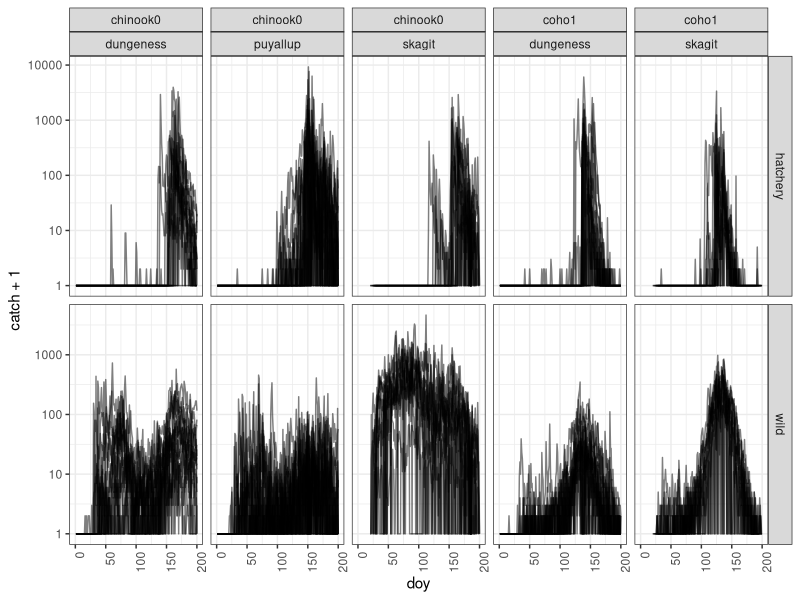
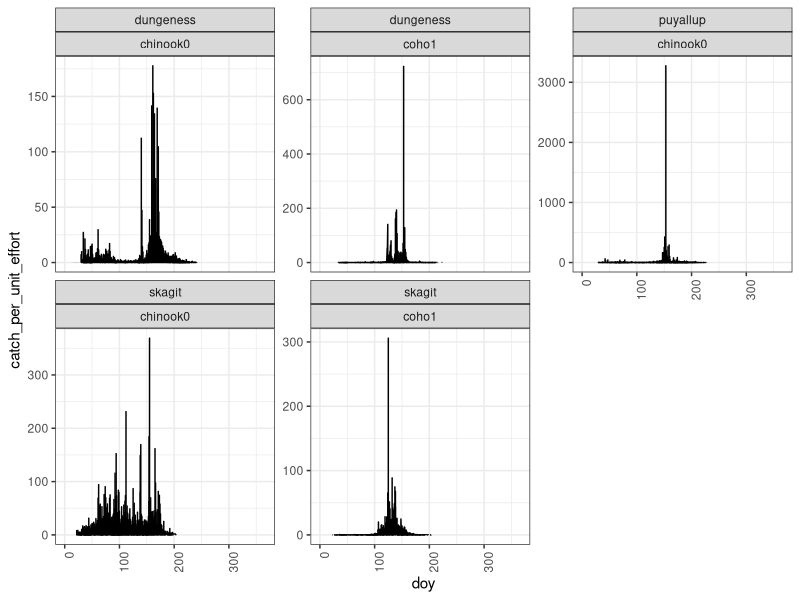
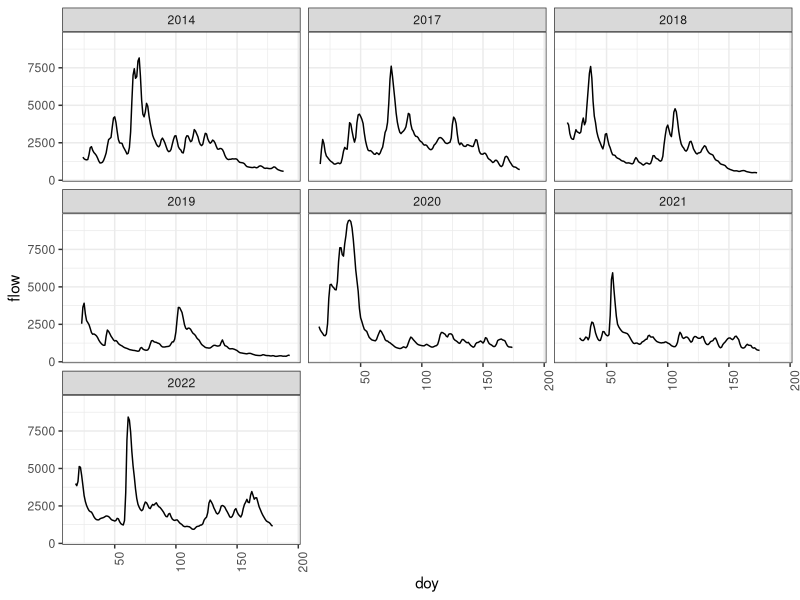
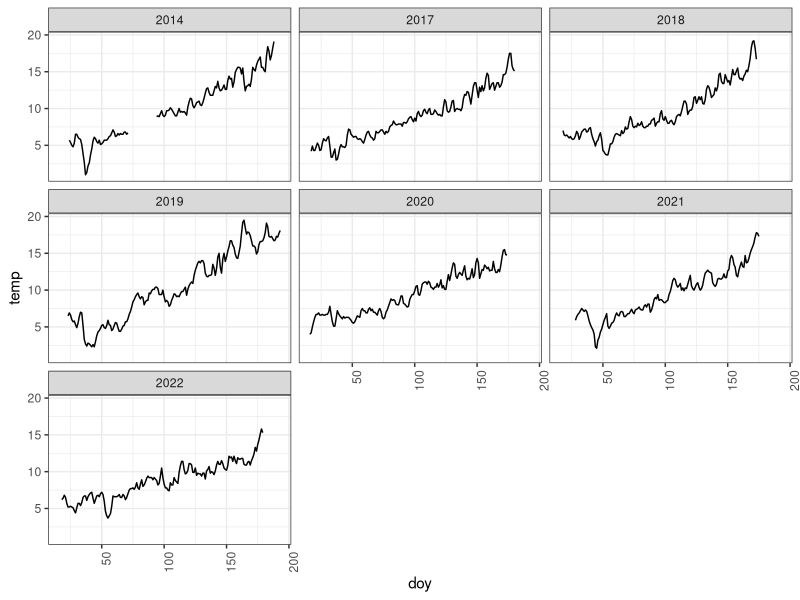
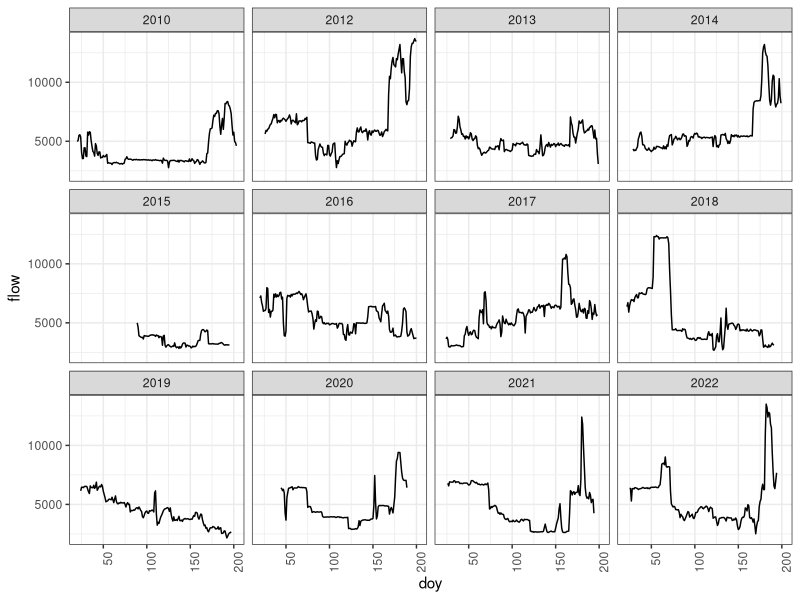
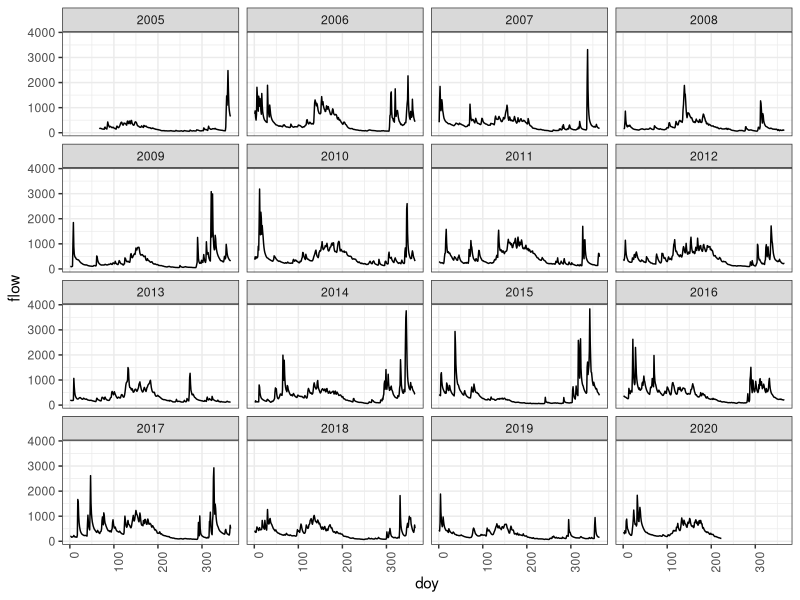
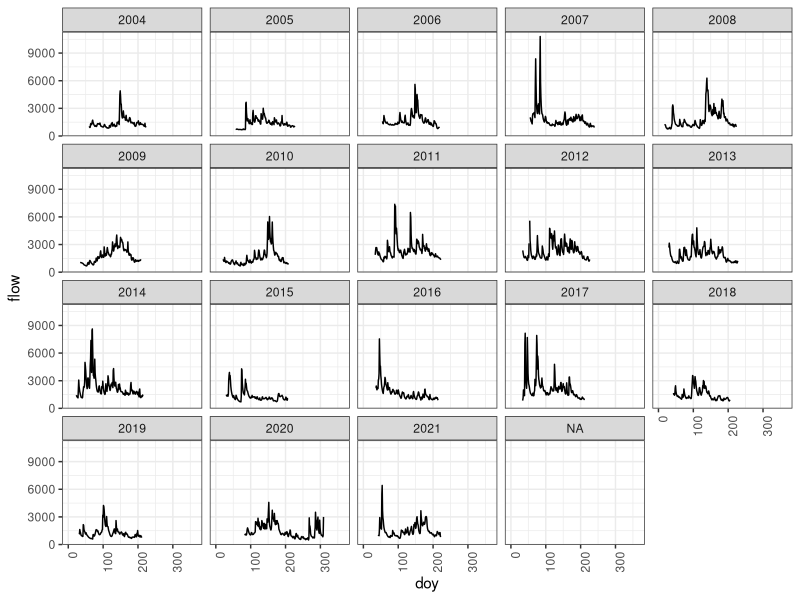
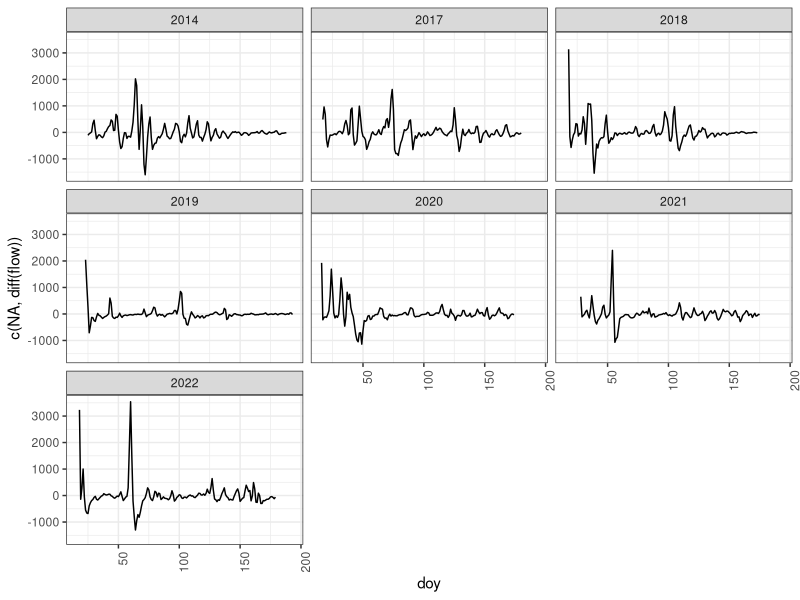

Recreate these plots in R, in order. (Note: this script raises an error after producing the figures.)
#Goal - to produce fingures for paper
#first aggregate all the data for all rivers
#1 - plot daily catch data for each year and each river and each species for 
#hatchery and wild
#2 - plot daily environmental data for each year and each river

#load packages

library(ggplot2)
library(tidyverse)
library(here)
library(cowplot)


#readin file
dungeness <- read.csv(here("data",
                   "dungeness","dungeness_aggregated_w_trap_efficiency.csv"),
              header=TRUE)

dungeness$river <- "dungeness"

green_day <- read.csv(here("data",
                   "green","green_covariates_day.csv"),
              header=TRUE)
green_night <- read.csv(here("data",
                   "green","green_covariates_night.csv"),
              header=TRUE)

#aggregate day and night values

green_day$daytime_category <- 'day'

green_night$daytime_category <- 'night'

puyallup <- read.csv(here("data",
                          "puyallup",
                          "puyallup_2004-2021_all_days_w_covariates.csv"),
                     header=TRUE)
puyallup$river <- "puyallup"

skagit <- read.csv(here("data",
                        "skagit",
                        "skagit_2010-2022_w_covariates.csv"), header=TRUE)

skagit$river <- "skagit"

#sum all the values for each Date

green_agg <- rbind(green_day, green_night) %>% 
  mutate(river = "green") %>%
  select(chinook0_hatchery_num, chinook0_wild_num,
         chinook1_hatchery_num, chinook1_wild_num,
         coho1_hatchery_num, coho1_wild_num,
         steelheadsmolt_hatchery_num, steelheadsmolt_wild_num,
         doy,year, river, daytime_category, In) %>%
  pivot_longer(cols = c(chinook0_hatchery_num, chinook0_wild_num,
                        chinook1_hatchery_num, chinook1_wild_num,
                        coho1_hatchery_num, coho1_wild_num,
                        steelheadsmolt_hatchery_num, steelheadsmolt_wild_num),
               names_to = c("species", "origin"),
               names_pattern = "(.*)_(.*)_num",
               values_to = "catch") %>%
  group_by(year, doy, river, species, origin) %>%
  summarise(catch = sum(catch, na.rm = TRUE), hours = sum(In, na.rm = TRUE)) %>%
  mutate(catch_per_unit_effort = catch/hours)
  
#do the same for the other rivers

skagit_agg <- skagit %>%
  mutate(river = "skagit") %>%
  select(chinook0_hatchery_num, chinook0_wild_num,
         chinook1_hatchery_num, chinook1_wild_num,
         coho1_hatchery_num, coho1_wild_num,
         steelheadsmolt_hatchery_num, steelheadsmolt_wild_num,
         doy,year, river, In) %>%
  pivot_longer(cols = c(chinook0_hatchery_num, chinook0_wild_num,
                        chinook1_hatchery_num, chinook1_wild_num,
                        coho1_hatchery_num, coho1_wild_num,
                        steelheadsmolt_hatchery_num, steelheadsmolt_wild_num),
               names_to = c("species", "origin"),
               names_pattern = "(.*)_(.*)_num",
               values_to = "catch") %>%
  group_by(year, doy, river, species, origin) %>%
  summarise(catch = sum(catch, na.rm = TRUE), hours = sum(In, na.rm = TRUE)) %>%
  mutate(catch_per_unit_effort = catch/hours)

#using tidyverse
#first select Date, chinook0_wild_num, chinook0_hatchery_num, river
#make column for day of year and year
#make new column for In which is the sum of In_day and In_night while ignoring NAs
#make new column for chinook0_wild_num 
#which is the sum of chinook0_wild_num_day and chinook0_wild_num_night 
#while ignoring NAs
#make new column for chinook0_hatchery_num
#pivot longer to make a column for species and origin
#check if hours = 0, then convert catch_per_unit_effort to NA

puyallup_agg <- puyallup %>%
  mutate(river = "puyallup") %>%
  select(chinook0_hatchery_num_day, chinook0_wild_num_day,
         chinook0_hatchery_num_night, chinook0_wild_num_night,
         Date, In_day, In_night,
         doy, river) %>%
  mutate(year = year(Date), doy = yday(Date)) %>%
  group_by(year, doy, river) %>%
  summarise(hours = sum(In_day, In_night, na.rm = TRUE),
            chinook0_wild_num = sum(chinook0_wild_num_day, 
                                    chinook0_wild_num_night, na.rm = TRUE),
            chinook0_hatchery_num = sum(chinook0_hatchery_num_day, 
                                        chinook0_hatchery_num_night, na.rm = TRUE)
            ) %>%
  pivot_longer(cols = c(chinook0_hatchery_num, chinook0_wild_num),
               names_to = c("species", "origin"),
               names_pattern = "(.*)_(.*)_num",
               values_to = "catch") %>%
  mutate(catch_per_unit_effort = catch/hours) %>%
  mutate(catch_per_unit_effort = ifelse(hours == 0, NA, catch_per_unit_effort))


dungeness_agg <- dungeness %>%
  mutate(river = "dungeness") %>%
  select(chinook0_hatchery_num, chinook0_wild_num,
         chinook1_hatchery_num, chinook1_wild_num,
         coho1_hatchery_num, coho1_wild_num,
         steelheadsmolt_hatchery_num, steelheadsmolt_wild_num,
         doy,year, river, In) %>%
  pivot_longer(cols = c(chinook0_hatchery_num, chinook0_wild_num,
                        chinook1_hatchery_num, chinook1_wild_num,
                        coho1_hatchery_num, coho1_wild_num,
                        steelheadsmolt_hatchery_num, steelheadsmolt_wild_num),
               names_to = c("species", "origin"),
               names_pattern = "(.*)_(.*)_num",
               values_to = "catch") %>%
  group_by(year, doy, river, species, origin) %>%
  summarise(catch = sum(catch, na.rm = TRUE), hours = sum(In, na.rm = TRUE)) %>%
  mutate(catch_per_unit_effort = catch/hours)

#combine all the rivers into one dataframe
#keep only chinook0 and coho1

all_rivers <- rbind(skagit_agg, puyallup_agg, dungeness_agg)
all_rivers <- all_rivers %>%
  filter(species %in% c("chinook0", "coho1"))

#plot the catch per unit effort for chinook0 and coho1 for each river
#different lines for each year
#different colors for origin
#log the y axis

ggplot(all_rivers, aes(x = doy, y = catch+1, group = year))+
  xlim(0, 200) +
  geom_line(alpha = 0.5, linewidth = 0.5) +
  facet_grid(origin ~ species + river, scales = "free_y", space = "fixed") +
  theme_bw() +
  theme(axis.text.x = element_text(angle = 90, hjust = 1)) +
  scale_y_log10()



ggplot(all_rivers, aes(x = doy, y = catch_per_unit_effort)) +
  geom_line() +
  facet_wrap(~river + species, scales = "free_y") +
  theme_bw() +
  theme(axis.text.x = element_text(angle = 90, hjust = 1))

#plot green river flows and temperature

ggplot(green_day, aes(x = doy, y = flow)) +
  geom_line() +
  facet_wrap(~year) +
  theme_bw() +
  theme(axis.text.x = element_text(angle = 90, hjust = 1))

ggplot(green_day, aes(x = doy, y = temp)) +
  geom_line() +
  facet_wrap(~year) +
  theme_bw() +
  theme(axis.text.x = element_text(angle = 90, hjust = 1))


ggplot(skagit, aes(x = doy, y = flow)) +
  geom_line() +
  facet_wrap(~year) +
  theme_bw() +
  theme(axis.text.x = element_text(angle = 90, hjust = 1))

ggplot(dungeness, aes(x = doy, y = flow)) +
  geom_line() +
  facet_wrap(~year) +
  theme_bw() +
  theme(axis.text.x = element_text(angle = 90, hjust = 1))

ggplot(puyallup, aes(x = doy, y = flow)) +
  geom_line() +
  facet_wrap(~year) +
  theme_bw() +
  theme(axis.text.x = element_text(angle = 90, hjust = 1))

ggplot(green_day, aes(x = doy, y = c(NA,diff(flow)))) +
  geom_line() +
  facet_wrap(~year) +
  theme_bw() +
  theme(axis.text.x = element_text(angle = 90, hjust = 1))

ggplot(skagit, aes(x = doy, y = c(NA,diff(flow)))) +
  geom_line() +
  facet_wrap(~year) +
  theme_bw() +
  theme(axis.text.x = element_text(angle = 90, hjust = 1))

ggplot(puyallup, aes(x = doy, y = c(NA,diff(flow)))) +
  geom_line() +
  facet_wrap(~year) +
  theme_bw() +
  theme(axis.text.x = element_text(angle = 90, hjust = 1))

ggplot(dungeness, aes(x = doy, y = c(NA,diff(flow)))) +
  geom_line() +
  facet_wrap(~year) +
  theme_bw() +
  theme(axis.text.x = element_text(angle = 90, hjust = 1))

#find the row in puyallup_agg dataframe that has chinook0_hatchery_num>3000

all_rivers %>%
  filter(catch > 3000)

#plot the catch per unit effort for chinook0 and coho1 for each river separately
#use cowplot to combine the plots
#filter for only chinook0 and coho1
#add slategray vertical line at doy = 150 and 225
#increase fontsize of title and y axis
skagit_chinook_plot <- ggplot(skagit_agg %>% filter(species == "chinook0"), 
                      aes(x = doy, y = catch, group = year, color = origin)) +
  xlim(25,225)+
  geom_line(alpha = 0.2, linewidth = 1) +
  facet_grid(origin~species, scales = "free_y") +
  theme_classic() +
  theme(axis.text.x = element_text(angle = 90, hjust = 1, size = 14),
        axis.text.y = element_text(size = 14),
        
        axis.title.x = element_text(size = 20),
        axis.title.y = element_text(size = 20),
        title = element_text(size = 20))+
  scale_color_manual(values = c("cadetblue","salmon"))+
  labs(color = "Origin") +
  labs(subtitle = "Skagit",
       title = " ",
       x = "Day of year",
       y = "")+
  
  theme(strip.background = element_blank(),
        strip.text = element_blank())+
  theme(legend.position="none") +
  geom_vline(xintercept = 150, color = "slategray", linetype = "dashed") +
  geom_vline(xintercept = 189, color = "slategray", linetype = "dashed")+
  scale_y_continuous(n.breaks = 3)

skagit_coho_plot <- ggplot(skagit_agg %>% filter(species == "coho1"), 
                           aes(x = doy, y = catch, group = year, color = origin)) +
  xlim(25,225)+
  geom_line(alpha = 0.2, linewidth = 1) +
  facet_grid(origin~species, scales = "free_y") +
  theme_classic() +
  theme(axis.text.x = element_text(angle = 90, hjust = 1, size  =14),
        axis.text.y = element_text(size = 14),
        
        axis.title.x = element_text(size = 20),
        axis.title.y = element_text(size = 20),
        title = element_text(size = 20))+
  scale_color_manual(values = c("cadetblue","salmon"))+
  labs(color = "Origin") +
  theme(strip.background = element_blank(),
        strip.text = element_text(size = 20),
        strip.text.x.top = element_blank()
        )+
  labs(subtitle = "Skagit",
       title = " ",
       x = "Day of year",
       y = "")+
  theme(legend.position="none") +
  geom_vline(xintercept = 100, color = "slategray", linetype = "dashed") +
  geom_vline(xintercept = 150, color = "slategray", linetype = "dashed")+
  scale_y_continuous(n.breaks = 3)

puyallup_chinook_plot <- ggplot(puyallup_agg %>% filter(species == "chinook0"), 
                                aes(x = doy, y = catch, group = year, color = origin)) +
  xlim(25,225) +
  
  geom_line(alpha = 0.2, linewidth = 1) +
  facet_grid(origin~species, scales = "free_y") +
  scale_y_continuous(n.breaks = 3)+
  theme_classic() +
  theme(axis.text.x = element_text(angle = 90, hjust = 1, size = 14),
        axis.text.y = element_text(size = 14),
        
        axis.title.x = element_text(size = 20),
        axis.title.y = element_text(size = 20),
        title = element_text(size = 20))+
  scale_color_manual(values = c("cadetblue","salmon"))+
  labs(color = "Origin") +
  theme(strip.background = element_blank(),
        strip.text = element_blank())+
  labs(subtitle = "Puyallup",
       title = " ",
       x = "Day of year",
       y = "")+
  theme(legend.position="none") +
  geom_vline(xintercept = 130, color = "slategray", linetype = "dashed") +
  geom_vline(xintercept = 218, color = "slategray", linetype = "dashed")

puyallup_chinook_plot

dungeness_chinook_plot <- ggplot(dungeness_agg %>% filter(species == "chinook0"), 
                                 aes(x = doy, y = catch, group = year, color = origin)) +
  xlim(25,225)+
  geom_line(alpha = 0.2, linewidth = 1) +
  facet_grid(origin~species, scales = "free_y") +
  theme_classic() +
  theme(axis.text.x = element_text(angle = 90, hjust = 1, size = 14),
        axis.text.y = element_text(size = 14),
        
        axis.title.x = element_text(size = 20),
        axis.title.y = element_text(size = 20),
        title = element_text(size = 20))+
        
  scale_color_manual(values = c("cadetblue","salmon"))+
  labs(color = "Origin") +
  theme(strip.background = element_blank(),
        strip.text = element_blank())+
  labs(subtitle = "Dungeness",
       title = "Chinook",
       x = "Day of year",
       y = "Catch")+
  theme(legend.position="none") +
  geom_vline(xintercept = 130, color = "slategray", linetype = "dashed") +
  geom_vline(xintercept = 200, color = "slategray", linetype = "dashed") + 
  scale_y_continuous(n.breaks = 3)
dungeness_chinook_plot

dungeness_coho_plot <- ggplot(dungeness_agg %>% filter(species == "coho1"), 
                              aes(x = doy, y = catch, group = year, color = origin)) +
  xlim(25,225)+
  geom_line(alpha = 0.2, linewidth = 1) +
  facet_grid(origin~species, scales = "free_y") +
  theme_classic() +
  theme(axis.text.x = element_text(angle = 90, hjust = 1, size = 14),
        axis.text.y = element_text(size = 14),
        axis.title.x = element_text(size = 20),
        axis.title.y = element_text(size = 20),
        title = element_text(size = 20)
        )+
  scale_color_manual(values = c("cadetblue","salmon"))+
  labs(color = "Origin") +
  theme(strip.background = element_blank(),
        strip.text = element_blank())+
  labs(subtitle = "Dungeness",
       title = "Coho",
       x = "Day of year",
       y = "")+
  theme(legend.position="none") +
  geom_vline(xintercept = 120, color = "slategray", linetype = "dashed") +
  geom_vline(xintercept = 160, color = "slategray", linetype = "dashed")+
  scale_y_continuous(n.breaks = 3)

dungeness_coho_plot

#combine the plots
#give common x axis title
plot_grid(dungeness_chinook_plot, puyallup_chinook_plot,skagit_chinook_plot, 
          dungeness_coho_plot, skagit_coho_plot,  ncol = 5) 


ggsave(here("output","chinook_coho_plots.jpeg"), width = 14.5, height = 8)

puyallup_plot <- ggplot(puyallup_agg %>% filter(species == "chinook0"), 
                        aes(x = doy, y = catch, group = year)) +
  xlim(25,200)+
  geom_line(alpha = 0.2, linewidth = 1) +
  facet_grid(origin~species, scales = "free_y") +
  theme_bw() +
  theme(axis.text.x = element_text(angle = 90, hjust = 1))

dungeness_plot <- ggplot(dungeness_agg %>% filter(species == "chinook0" | species == "coho1"), 
                         aes(x = doy, y = catch, group = year)) +
  xlim(25,200)+
  geom_line(alpha = 0.2, linewidth = 1) +
  facet_grid(origin~species, scales = "free_y") +
  theme_bw() +
  theme(axis.text.x = element_text(angle = 90, hjust = 1))

#combine the plots
#change species name to chinook subyearlings and coho yearlings
#combine the grid names
#remove gray background from grid
plot_grid(skagit_plot, puyallup_plot, dungeness_plot, ncol = 3)

ggplot(all_rivers, aes(x = doy, y = catch, group = year,
                       color = origin))+
  xlim(25, 200) +
  geom_line(alpha = 0.2, linewidth = 1) +
  facet_grid(origin ~ species + river, scales = "free_y", space = "fixed") +
  theme_bw() +
  theme(axis.text.x = element_text(angle = 90, hjust = 1))+
  scale_color_manual(values = c("cadetblue","salmon"))+
  labs(color = "Origin") +
  theme(strip.background = element_blank(),
        strip.text = element_text(size = 8))

all_rivers$species2 <- factor(all_rivers$species, 
                              labels = c("Chinook Subyearlings", "Coho Yearlings"))
all_rivers$river <- factor(all_rivers$river, 
                              labels = c("Skagit",
                                         "Puyallup",
                                         "Dungeness"))


ggplot(all_rivers, aes(x = doy, y = catch, group = year,
                       color = origin))+
  xlim(25, 200) +
  geom_line(alpha = 0.2, linewidth = 1) +
  facet_grid(origin ~ species2 + river, scales = "free_y", space = "fixed") +
  theme_bw() +
  theme(axis.text.x = element_text(angle = 90, hjust = 1))+
  scale_color_manual(values = c("cadetblue","salmon"))+
  labs(color = "Origin") +
  theme(strip.background = element_blank(),
        strip.text = element_text(size = 8))




